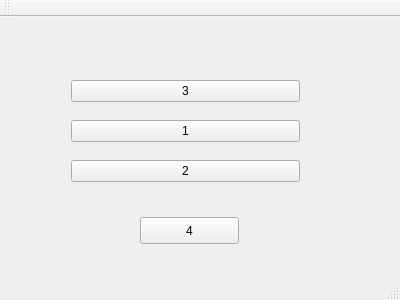
<?xml version="1.0" encoding="UTF-8"?>
<ui version="4.0">
 <class>MainWindow</class>
 <widget class="QMainWindow" name="MainWindow">
  <property name="geometry">
   <rect>
    <x>0</x>
    <y>0</y>
    <width>400</width>
    <height>300</height>
   </rect>
  </property>
  <property name="windowTitle">
   <string>MainWindow</string>
  </property>
  <widget class="QWidget" name="centralWidget">
   <widget class="QWidget" name="layoutWidget">
    <property name="geometry">
     <rect>
      <x>60</x>
      <y>40</y>
      <width>251</width>
      <height>151</height>
     </rect>
    </property>
    <layout class="QVBoxLayout" name="verticalLayout">
     <item>
      <widget class="QPushButton" name="pushButton_3">
       <property name="text">
        <string>3</string>
       </property>
      </widget>
     </item>
     <item>
      <widget class="QPushButton" name="pushButton">
       <property name="text">
        <string>1</string>
       </property>
      </widget>
     </item>
     <item>
      <widget class="QPushButton" name="pushButton_2">
       <property name="text">
        <string>2</string>
       </property>
      </widget>
     </item>
    </layout>
   </widget>
   <widget class="QPushButton" name="pushButton_4">
    <property name="geometry">
     <rect>
      <x>140</x>
      <y>200</y>
      <width>99</width>
      <height>27</height>
     </rect>
    </property>
    <property name="text">
     <string>4</string>
    </property>
   </widget>
  </widget>
  <widget class="QMenuBar" name="menuBar">
   <property name="geometry">
    <rect>
     <x>0</x>
     <y>0</y>
     <width>400</width>
     <height>25</height>
    </rect>
   </property>
  </widget>
  <widget class="QToolBar" name="mainToolBar">
   <attribute name="toolBarArea">
    <enum>TopToolBarArea</enum>
   </attribute>
   <attribute name="toolBarBreak">
    <bool>false</bool>
   </attribute>
  </widget>
  <widget class="QStatusBar" name="statusBar"/>
 </widget>
 <layoutdefault spacing="6" margin="11"/>
 <resources/>
 <connections/>
</ui>
